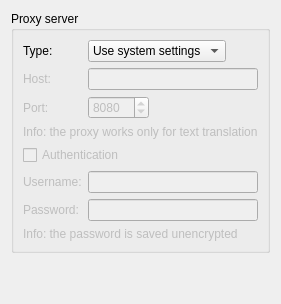
          <widget class="QWidget" name="connectionPage">
           <property name="sizePolicy">
            <sizepolicy hsizetype="Ignored" vsizetype="Ignored">
             <horstretch>0</horstretch>
             <verstretch>0</verstretch>
            </sizepolicy>
           </property>
           <layout class="QVBoxLayout" name="connectionLayout">
            <item>
             <widget class="QGroupBox" name="proxyGroupBox">
              <property name="title">
               <string>Proxy server</string>
              </property>
              <layout class="QFormLayout" name="formLayout_8">
               <item row="0" column="0">
                <widget class="QLabel" name="proxyTypeLabel">
                 <property name="text">
                  <string>Type:</string>
                 </property>
                </widget>
               </item>
               <item row="0" column="1">
                <widget class="QComboBox" name="proxyTypeComboBox">
                 <property name="sizePolicy">
                  <sizepolicy hsizetype="Maximum" vsizetype="Fixed">
                   <horstretch>0</horstretch>
                   <verstretch>0</verstretch>
                  </sizepolicy>
                 </property>
                 <property name="toolTip">
                  <string>&lt;html&gt;&lt;head/&gt;&lt;body&gt;&lt;p&gt;Proxy type&lt;/p&gt;&lt;/body&gt;&lt;/html&gt;</string>
                 </property>
                 <item>
                  <property name="text">
                   <string>Use system settings</string>
                  </property>
                 </item>
                 <item>
                  <property name="text">
                   <string notr="true">SOCKS5</string>
                  </property>
                 </item>
                 <item>
                  <property name="text">
                   <string>Don't use a proxy</string>
                  </property>
                 </item>
                 <item>
                  <property name="text">
                   <string notr="true">HTTP</string>
                  </property>
                 </item>
                </widget>
               </item>
               <item row="1" column="0">
                <widget class="QLabel" name="proxyHostLabel">
                 <property name="enabled">
                  <bool>false</bool>
                 </property>
                 <property name="text">
                  <string>Host:</string>
                 </property>
                </widget>
               </item>
               <item row="1" column="1">
                <widget class="QLineEdit" name="proxyHostEdit">
                 <property name="enabled">
                  <bool>false</bool>
                 </property>
                 <property name="toolTip">
                  <string>&lt;html&gt;&lt;head/&gt;&lt;body&gt;&lt;p&gt;Proxy host name&lt;/p&gt;&lt;/body&gt;&lt;/html&gt;</string>
                 </property>
                 <property name="text">
                  <string/>
                 </property>
                </widget>
               </item>
               <item row="2" column="0">
                <widget class="QLabel" name="proxyPortLabel">
                 <property name="enabled">
                  <bool>false</bool>
                 </property>
                 <property name="text">
                  <string>Port:</string>
                 </property>
                </widget>
               </item>
               <item row="2" column="1">
                <widget class="QSpinBox" name="proxyPortSpinbox">
                 <property name="enabled">
                  <bool>false</bool>
                 </property>
                 <property name="sizePolicy">
                  <sizepolicy hsizetype="Maximum" vsizetype="Fixed">
                   <horstretch>0</horstretch>
                   <verstretch>0</verstretch>
                  </sizepolicy>
                 </property>
                 <property name="toolTip">
                  <string>&lt;html&gt;&lt;head/&gt;&lt;body&gt;&lt;p&gt;Proxy port&lt;/p&gt;&lt;/body&gt;&lt;/html&gt;</string>
                 </property>
                 <property name="minimum">
                  <number>1</number>
                 </property>
                 <property name="maximum">
                  <number>65535</number>
                 </property>
                 <property name="value">
                  <number>8080</number>
                 </property>
                </widget>
               </item>
               <item row="3" column="0" colspan="2">
                <widget class="QLabel" name="proxyInfoLabel">
                 <property name="enabled">
                  <bool>false</bool>
                 </property>
                 <property name="text">
                  <string>Info: the proxy works only for text translation</string>
                 </property>
                </widget>
               </item>
               <item row="4" column="0" colspan="2">
                <widget class="QCheckBox" name="proxyAuthCheckBox">
                 <property name="enabled">
                  <bool>false</bool>
                 </property>
                 <property name="toolTip">
                  <string>&lt;html&gt;&lt;head/&gt;&lt;body&gt;&lt;p&gt;Enable or disable authentication&lt;/p&gt;&lt;/body&gt;&lt;/html&gt;</string>
                 </property>
                 <property name="text">
                  <string>Authentication</string>
                 </property>
                </widget>
               </item>
               <item row="5" column="0">
                <widget class="QLabel" name="proxyUsernameLabel">
                 <property name="enabled">
                  <bool>false</bool>
                 </property>
                 <property name="text">
                  <string>Username:</string>
                 </property>
                </widget>
               </item>
               <item row="5" column="1">
                <widget class="QLineEdit" name="proxyUsernameEdit">
                 <property name="enabled">
                  <bool>false</bool>
                 </property>
                 <property name="toolTip">
                  <string>&lt;html&gt;&lt;head/&gt;&lt;body&gt;&lt;p&gt;Proxy username for authentication&lt;/p&gt;&lt;/body&gt;&lt;/html&gt;</string>
                 </property>
                </widget>
               </item>
               <item row="6" column="0">
                <widget class="QLabel" name="proxyPasswordLabel">
                 <property name="enabled">
                  <bool>false</bool>
                 </property>
                 <property name="text">
                  <string>Password:</string>
                 </property>
                </widget>
               </item>
               <item row="6" column="1">
                <widget class="QLineEdit" name="proxyPasswordEdit">
                 <property name="enabled">
                  <bool>false</bool>
                 </property>
                 <property name="toolTip">
                  <string>&lt;html&gt;&lt;head/&gt;&lt;body&gt;&lt;p&gt;Proxy password for authentication&lt;/p&gt;&lt;/body&gt;&lt;/html&gt;</string>
                 </property>
                 <property name="echoMode">
                  <enum>QLineEdit::Password</enum>
                 </property>
                </widget>
               </item>
               <item row="7" column="0" colspan="2">
                <widget class="QLabel" name="proxyPasswordInfoLabel">
                 <property name="enabled">
                  <bool>false</bool>
                 </property>
                 <property name="text">
                  <string>Info: the password is saved unencrypted</string>
                 </property>
                </widget>
               </item>
              </layout>
             </widget>
            </item>
            <item>
             <spacer name="proxyPageSpacer">
              <property name="orientation">
               <enum>Qt::Vertical</enum>
              </property>
              <property name="sizeHint" stdset="0">
               <size>
                <width>20</width>
                <height>40</height>
               </size>
              </property>
             </spacer>
            </item>
           </layout>
          </widget>
